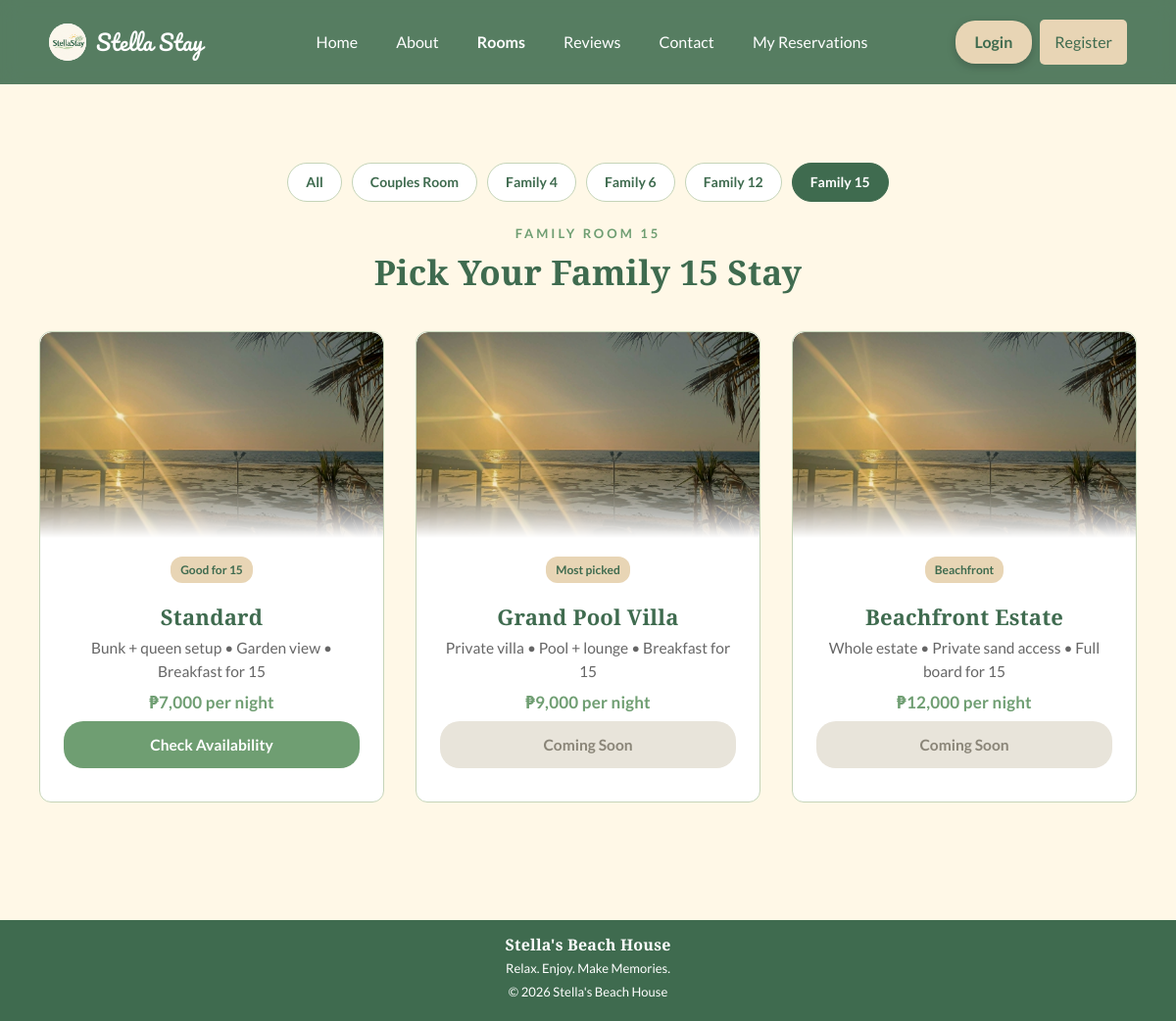
Screenshot of /room-family-15.php with the database file from the repository.
### tables this page shows
CREATE TABLE IF NOT EXISTS rooms (
    id            INT AUTO_INCREMENT PRIMARY KEY,
    sub_key       VARCHAR(60)  NOT NULL UNIQUE,
    category      VARCHAR(60)  NOT NULL,
    category_slug VARCHAR(40)  NOT NULL,
    name          VARCHAR(80)  NOT NULL,
    capacity      INT          NOT NULL,
    price         DECIMAL(10,2) NOT NULL,
    badge         VARCHAR(60)  NOT NULL DEFAULT '',
    tag           VARCHAR(60)  NOT NULL DEFAULT '',
    blurb         VARCHAR(200) NOT NULL DEFAULT '',
    meta          VARCHAR(160) NOT NULL DEFAULT '',
    available     TINYINT(1)   NOT NULL DEFAULT 1,
    sort_order    INT          NOT NULL DEFAULT 0,
    INDEX (category_slug)
);

### room-family-15.php (called while the page is built)
<?php
$categorySlug = 'family-15';
require __DIR__ . '/includes/room-category-page.php';

### includes/functions.php (called while the page is built, shortened)
<?php
require_once __DIR__ . '/db.php';
function e(?string $value): string
{
    return htmlspecialchars((string) $value, ENT_QUOTES, 'UTF-8');
}
function peso(float|int|string $amount): string
{
    return '₱' . number_format((float) $amount, 0, '.', ',');
}
function all_rooms(bool $onlyAvailable = false): array
{
    static $cache = [];
    $key = $onlyAvailable ? 'available' : 'all';
    if (isset($cache[$key])) {
        return $cache[$key];
    }
    $sql = 'SELECT * FROM rooms';
    $sql .= ' ORDER BY sort_order, id';
    $cache[$key] = db()->query($sql)->fetchAll();
    return $cache[$key];
}
function room_photos(array $room): array
{
    static $images = null;
    if ($images === null) {
        $images = require __DIR__ . '/room-images.php';
    }
    return $images[$room['category_slug']] ?? [];
}
function room_categories(): array
{
    $categories = [];
    foreach (all_rooms() as $room) {
        $slug = $room['category_slug'];
        if (!isset($categories[$slug])) {
            $categories[$slug] = [
                'slug'      => $slug,
                'name'      => $room['category'],
                'tag'       => $room['tag'],
                'capacity'  => (int) $room['capacity'],
                'from'      => (float) $room['price'],
                'rooms'     => [],
            ];
        }
        $categories[$slug]['rooms'][] = $room;
        $price = (float) $room['price'];
    }
    return $categories;
}

### includes/db.php (called while the page is built, shortened)
<?php
function db(): PDO
{
    static $pdo = null;
    if ($pdo instanceof PDO) {
        return $pdo;
    }
    $dsn = 'mysql:host=' . DB_HOST . ';dbname=' . DB_NAME . ';charset=utf8mb4';
    try {
        $pdo = new PDO($dsn, DB_USER, DB_PASS, [
            PDO::ATTR_ERRMODE            => PDO::ERRMODE_EXCEPTION,
            PDO::ATTR_DEFAULT_FETCH_MODE => PDO::FETCH_ASSOC,
            PDO::ATTR_EMULATE_PREPARES   => false,
        ]);
    } catch (PDOException $error) {
        db_connection_failed($error);
    }
    return $pdo;
}

### includes/room-images.php (called while the page is built)
<?php
return [
    'couples' => [
        'https://images.unsplash.com/photo-1611892440504-42a792e24d32?auto=format&fit=crop&w=600&q=80',
        'https://images.unsplash.com/photo-1571896349842-33c89424de2d?auto=format&fit=crop&w=600&q=80',
        'https://images.unsplash.com/photo-1520250497591-112f2f40a3f4?auto=format&fit=crop&w=600&q=80',
    ],
    'family-4' => [
        'https://images.unsplash.com/photo-1590490360182-c33d57733427?auto=format&fit=crop&w=600&q=80',
        'https://images.unsplash.com/photo-1596394516093-501ba68a0ba6?auto=format&fit=crop&w=600&q=80',
        'https://images.unsplash.com/photo-1615874959474-d609969a20ed?auto=format&fit=crop&w=600&q=80',
    ],
    'family-6' => [
        'https://images.unsplash.com/photo-1618773928121-c32242e63f39?auto=format&fit=crop&w=600&q=80',
        'https://images.unsplash.com/photo-1560185127-6ed189bf02f4?auto=format&fit=crop&w=600&q=80',
        'https://images.unsplash.com/photo-1598928506319-c55ded91a20c?auto=format&fit=crop&w=600&q=80',
    ],
    'family-12' => [
        'https://images.unsplash.com/photo-1591088398332-8a7791972843?auto=format&fit=crop&w=600&q=80',
        'https://images.unsplash.com/photo-1616594039964-ae9021a400a0?auto=format&fit=crop&w=600&q=80',
        'https://images.unsplash.com/photo-1560185893-a55cbc8c57e8?auto=format&fit=crop&w=600&q=80',
    ],
    'family-15' => [
        'https://images.unsplash.com/photo-1566665797739-1674de7a421a?auto=format&fit=crop&w=600&q=80',
        'https://images.unsplash.com/photo-1602002418082-a4443e081dd1?auto=format&fit=crop&w=600&q=80',
        'https://images.unsplash.com/photo-1595576508898-0ad5c879a061?auto=format&fit=crop&w=600&q=80',
    ],
];

### includes/room-category-page.php (the view, shortened to what this page needs)
<?php
$categorySlug = $categorySlug ?? '';
$categories = room_categories();
$category = $categories[$categorySlug];
$tabs = $categories;
require __DIR__ . '/head.php';
require __DIR__ . '/nav.php';
?>
<section class="rooms category">
    <div class="cat-tabs">
        <a href="rooms.php">All</a>
        <?php foreach ($tabs as $tab): ?>
            <a href="room-<?= e($tab['slug']) ?>.php" class="<?= $tab['slug'] === $categorySlug ? 'active' : '' ?>">
                <?= e(str_replace('Family Room', 'Family', $tab['name'])) ?>
            </a>
        <?php endforeach; ?>
    </div>
    <p class="label"><?= e(strtoupper($category['name'])) ?></p>
    <h2>Pick Your <?= e(str_replace(' Room', '', $category['name'])) ?> Stay</h2>
    <div class="room-container">
        <?php foreach ($category['rooms'] as $room):
            $photos = room_photos($room);
            $bookable = (int) $room['available'] === 1;
        ?>
            <div class="room-card">
                <img src="<?= e($photos[0] ?? 'scene.jpg') ?>" alt="<?= e($category['name'] . ' ' . $room['name']) ?>" loading="lazy"
                    onerror="this.onerror=null;this.src='scene.jpg';" />
                <span class="badge"><?= e($room['badge'] ?: 'Good for ' . (int) $room['capacity']) ?></span>
                <h3><?= e($room['name']) ?></h3>
                <p><?= e(str_replace(' - ', ' • ', $room['blurb'])) ?></p>
                <strong><?= peso((float) $room['price']) ?> per night</strong>
                <p class="card-links">
                    <?php if ($bookable): ?>
                        <button type="button" class="reserve-pill" data-reserve="<?= e($room['sub_key']) ?>">Check Availability</button>
                    <?php else: ?>
                        <span class="coming-soon-pill">Coming Soon</span>
                    <?php endif; ?>
                </p>
            </div>
        <?php endforeach; ?>
    </div>
</section>
<?php require __DIR__ . '/footer.php'; ?>
<?php require __DIR__ . '/scripts.php'; ?>

### landingpage.css (style rules this page uses)
:root { --green-dark: #3F6B4F; --green: #6F9E72; --green-hover: #527A57; --cream: #FFF8E7; --sand: #E8D5B5; --sand-hover: #D8C39E; --mint: #E8F0DF; --line: #C5D4B8; --ink: #333; --ink-soft: #555; --ink-muted: #666; --red: #a33d3d; --red-hover: #7f2d2d; --red-bg: #fdecea; --red-ink: #7a2e2e; --red-line: #e0a8a8; --font-display: "Cormorant Garamond", Georgia, "Times New Roman", serif; --font-body: "Lato", "Segoe UI", system-ui, -apple-system, Arial, sans-serif; --font-script: "Pacifico", "Segoe Script", "Brush Script MT", cursive; }
body { margin: 0; font-family: var(--font-body); background-color: var(--cream); color: var(--ink); line-height: 1.6; -webkit-font-smoothing: antialiased; min-height: 100vh; display: flex; flex-direction: column; }
h1, h2, h3 { font-family: var(--font-display); font-weight: 600; line-height: 1.18; letter-spacing: 0.2px; margin: 0 0 10px 0; }
button, input, select, textarea { font-family: inherit; }
.about h2, .rooms h2, .features h2, .reviews h2 { font-size: 35px; color: var(--green-dark); }
.rooms { padding: 80px 24px; text-align: center; background-color: var(--mint); }
.rooms.category { background-color: var(--cream); }
.room-container { max-width: 1440px; margin: 40px auto; display: grid; grid-template-columns: repeat(3, 1fr); gap: 36px 32px; justify-items: stretch; align-items: stretch; padding: 0 16px; }
.room-card { background-color: white; width: 100%; max-width: 100%; box-sizing: border-box; padding: 0 24px 28px 24px; border: 1px solid var(--line); border-radius: 12px; overflow: hidden; transition: transform 0.35s cubic-bezier(0.22, 1, 0.36, 1), box-shadow 0.35s ease, border-color 0.35s ease; will-change: transform; }
.room-card h3 { font-size: 22px; margin: 12px 0 6px 0; color: var(--green-dark); }
.room-card p { font-size: 15.5px; line-height: 1.55; margin: 6px 0; color: var(--ink-muted); }
.room-card strong { font-size: 17px; letter-spacing: 0.2px; color: var(--green); }
.room-card img { width: calc(100% + 48px); max-width: none; height: 210px; object-fit: cover; display: block; margin: 0 -24px 18px -24px; border-radius: 12px 12px 0 0; background-color: var(--mint); -webkit-mask-image: linear-gradient(to bottom, black 72%, transparent 100%); mask-image: linear-gradient(to bottom, black 72%, transparent 100%); transition: transform 0.5s cubic-bezier(0.22, 1, 0.36, 1); }
.card-links { display: flex; flex-direction: column; align-items: stretch; gap: 8px; margin-top: 14px; text-align: center; }
.reserve-pill { display: block; background-color: var(--green); color: white !important; padding: 12px 20px; border-radius: 20px; text-align: center; text-decoration: none; border: none; cursor: pointer; font: inherit; font-weight: bold; width: 100%; box-sizing: border-box; transition: background-color 0.25s ease, transform 0.25s ease; }
.coming-soon-pill { display: block; background-color: #e8e4da; color: #8a8578; padding: 12px 20px; border-radius: 20px; text-align: center; font: inherit; font-weight: bold; width: 100%; box-sizing: border-box; cursor: not-allowed; }
.cat-tabs { display: flex; gap: 10px; justify-content: center; flex-wrap: wrap; margin: 0 0 22px 0; }
.cat-tabs a { padding: 8px 18px; border-radius: 20px; border: 1px solid var(--line); background: white; color: var(--green-dark); font-weight: bold; font-size: 14px; text-decoration: none; transition: background-color 0.25s ease, color 0.25s ease; }
.cat-tabs a.active { background: var(--green-dark); border-color: var(--green-dark); color: white; }
.room-container .room-card:nth-child(2) { transition-delay: 0.05s; }
.room-container .room-card:nth-child(3) { transition-delay: 0.1s; }
.label { color: var(--green); font-family: var(--font-body); font-weight: 700; letter-spacing: 3px; font-size: 13px; margin: 0 0 8px 0; }
.badge { display: inline-block; background-color: var(--sand); color: var(--green-dark); font-size: 12px; font-weight: bold; padding: 4px 10px; border-radius: 12px; margin-bottom: 10px; }
html { scroll-behavior: smooth; }
.reveal { opacity: 0; transform: translateY(22px); transition: opacity 0.6s ease, transform 0.6s ease; }
.reveal.visible { opacity: 1; transform: none; }

### rows the page displays
rooms: badge "Good for 15", name "Standard", blurb "Bunk + queen setup • Garden view • Breakfast for 15", price "₱7,000"
rooms: badge "Most picked", name "Grand Pool Villa", blurb "Private villa • Pool + lounge • Breakfast for 15", price "₱9,000", available "Coming Soon"
rooms: badge "Beachfront", name "Beachfront Estate", blurb "Whole estate • Private sand access • Full board for 15", price "₱12,000", available "Coming Soon"

### other values shown
str_replace('Family Room', 'Family', $tab['name']) "Couples Room"
str_replace('Family Room', 'Family', $tab['name']) "Family 4"
str_replace('Family Room', 'Family', $tab['name']) "Family 6"
str_replace('Family Room', 'Family', $tab['name']) "Family 12"
str_replace('Family Room', 'Family', $tab['name']) "Family 15"
$category['name'] "FAMILY ROOM 15"
str_replace(' Room', '', $category['name']) "Family 15"
